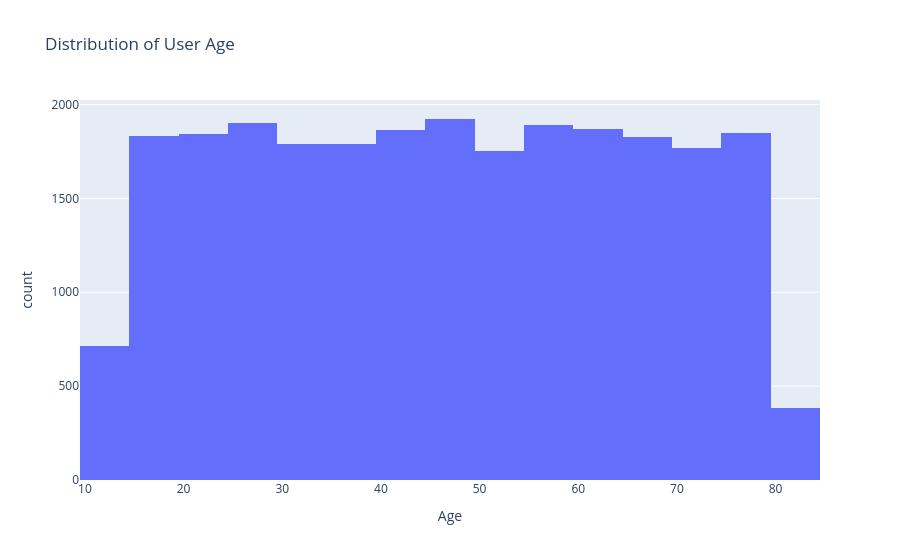

The notebook cell this image was saved under:
### Code cell
fig = px.histogram(Data , x = 'Age' , nbins=20 , title=' Distribution of User Age')
fig.show()

### Figure 1 — Plotly figure (JSON) as saved in the notebook; plotly's stock layout.template omitted (floating-point values rounded to 4 significant figures; data arrays with more than 128 entries replaced by an {"elided": "..."} marker saying what was removed)
{"data": [{"bingroup": "x", "hovertemplate": "Age=%{x}<br>count=%{y}<extra></extra>", "legendgroup": "", "marker": {"color": "#636efa", "pattern": {"shape": ""}}, "name": "", "nbinsx": 20, "orientation": "v", "showlegend": false, "type": "histogram", "x": {"elided": "25000 int values"}, "xaxis": "x", "yaxis": "y"}], "layout": {"barmode": "relative", "legend": {"tracegroupgap": 0}, "title": {"text": " Distribution of User Age"}, "xaxis": {"anchor": "y", "domain": [0, 1], "title": {"text": "Age"}}, "yaxis": {"anchor": "x", "domain": [0, 1], "title": {"text": "count"}}}}
